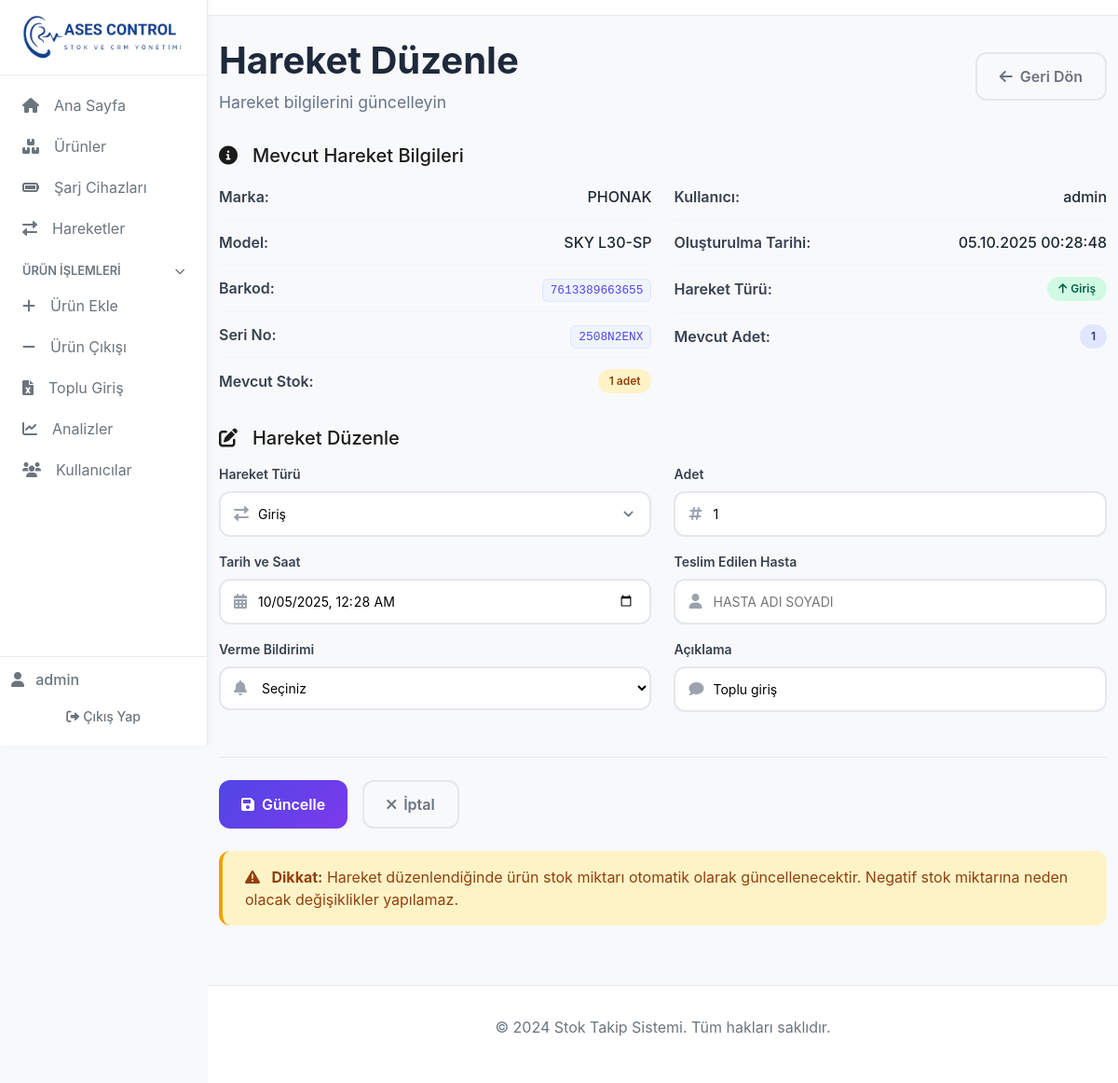
/edit_movement/1 (signed in), run on the app's committed database.
### app.py (models this page shows)
class User(UserMixin, db.Model):
    id = db.Column(db.Integer, primary_key=True)
    username = db.Column(db.String(80), unique=True, nullable=False)
    email = db.Column(db.String(120), unique=True, nullable=False)
    password_hash = db.Column(db.String(120), nullable=False)
    is_admin = db.Column(db.Boolean, default=False)
    created_at = db.Column(db.DateTime, default=datetime.now)

class Product(db.Model):
    id = db.Column(db.Integer, primary_key=True)
    marka = db.Column(db.String(100), nullable=False)
    model = db.Column(db.String(100), nullable=False)
    barkod = db.Column(db.String(100), nullable=False)
    seri_no = db.Column(db.String(100), unique=True, nullable=False)
    adet = db.Column(db.Integer, default=0)
    created_at = db.Column(db.DateTime, default=datetime.now)

class Movement(db.Model):
    id = db.Column(db.Integer, primary_key=True)
    product_id = db.Column(db.Integer, db.ForeignKey('product.id'), nullable=False)
    user_id = db.Column(db.Integer, db.ForeignKey('user.id'), nullable=False)
    movement_type = db.Column(db.String(20), nullable=False)  # 'giris' or 'cikis'
    adet = db.Column(db.Integer, nullable=False)
    aciklama = db.Column(db.Text)
    hasta_adi = db.Column(db.String(200))  # Teslim edilen hasta adı soyadı
    verme_bildirimi = db.Column(db.String(20))  # 'verildi' or 'verilmedi'
    tarih = db.Column(db.DateTime, default=datetime.now)
    product = db.relationship('Product', backref=db.backref('movements', lazy=True))
    user = db.relationship('User', backref=db.backref('movements', lazy=True))

### app.py (the view, shortened to what this page needs)
@app.route('/edit_movement/<int:movement_id>', methods=['GET', 'POST'])
@login_required
def edit_movement(movement_id):
    movement = Movement.query.get_or_404(movement_id)
    return render_template('edit_movement.html', movement=movement)

### app.py (called while the page is built)
@login_manager.user_loader
def load_user(user_id):
    return User.query.get(int(user_id))

### templates/edit_movement.html (shortened to what this page needs)
{% extends "base.html" %}
{% block content %}
<div class="edit-movement-header">
    <div class="d-flex justify-content-between align-items-center mb-4">
        <div>
            <h1 class="edit-movement-title">Hareket Düzenle</h1>
            <p class="edit-movement-subtitle">Hareket bilgilerini güncelleyin</p>
        </div>
        <div class="edit-movement-actions">
            <a href="{{ url_for('movements') }}" class="btn-modern btn-outline">
                <i class="fas fa-arrow-left me-2"></i>Geri Dön
            </a>
        </div>
    </div>
</div>
<div class="modern-card mb-4">
    <div class="card-header-modern">
        <h5 class="card-title-modern">
            <i class="fas fa-info-circle me-3"></i>Mevcut Hareket Bilgileri
        </h5>
    </div>
    <div class="card-body-modern">
        <div class="row">
            <div class="col-md-6">
                <div class="info-item">
                    <label class="info-label">Marka:</label>
                    <span class="info-value">{{ movement.product.marka }}</span>
                </div>
                <div class="info-item">
                    <label class="info-label">Model:</label>
                    <span class="info-value">{{ movement.product.model }}</span>
                </div>
                <div class="info-item">
                    <label class="info-label">Barkod:</label>
                    <span class="info-value">
                        <code class="product-code">{{ movement.product.barkod }}</code>
                    </span>
                </div>
                <div class="info-item">
                    <label class="info-label">Seri No:</label>
                    <span class="info-value">
                        <code class="product-code">{{ movement.product.seri_no }}</code>
                    </span>
                </div>
                <div class="info-item">
                    <label class="info-label">Mevcut Stok:</label>
                    <span class="info-value badge-modern {% if movement.product.adet > 10 %}success{% elif movement.product.adet > 0 %}warning{% else %}danger{% endif %}">
                        {{ movement.product.adet }} adet
                    </span>
                </div>
            </div>
            <div class="col-md-6">
                <div class="info-item">
                    <label class="info-label">Kullanıcı:</label>
                    <span class="info-value">{{ movement.user.username }}</span>
                </div>
                <div class="info-item">
                    <label class="info-label">Oluşturulma Tarihi:</label>
                    <span class="info-value">{{ movement.tarih.strftime('%d.%m.%Y %H:%M:%S') }}</span>
                </div>
                <div class="info-item">
                    <label class="info-label">Hareket Türü:</label>
                    <span class="info-value badge-modern {% if movement.movement_type == 'giris' %}success{% else %}danger{% endif %}">
                        {% if movement.movement_type == 'giris' %}
                            <i class="fas fa-arrow-up me-1"></i>Giriş
                        {% else %}
                            <i class="fas fa-arrow-down me-1"></i>Çıkış
                        {% endif %}
                    </span>
                </div>
                <div class="info-item">
                    <label class="info-label">Mevcut Adet:</label>
                    <span class="info-value badge-modern primary">{{ movement.adet }}</span>
                </div>
            </div>
        </div>
    </div>
</div>
<div class="modern-card">
    <div class="card-header-modern">
        <h5 class="card-title-modern">
            <i class="fas fa-edit me-3"></i>Hareket Düzenle
        </h5>
    </div>
    <div class="card-body-modern">
        <form method="POST" class="edit-movement-form">
            <div class="row">
                <div class="col-md-6 mb-3">
                    <label for="movement_type" class="form-label-modern">Hareket Türü</label>
                    <div class="select-group-modern">
                        <i class="fas fa-exchange-alt select-icon"></i>
                        <select class="form-select-modern" id="movement_type" name="movement_type" required>
                            <option value="giris" {% if movement.movement_type == 'giris' %}selected{% endif %}>
                                <i class="fas fa-arrow-up me-2"></i>Giriş
                            </option>
                        </select>
                    </div>
                </div>
                <div class="col-md-6 mb-3">
                    <label for="adet" class="form-label-modern">Adet</label>
                    <div class="input-group-modern">
                        <i class="fas fa-hashtag input-icon"></i>
                        <input type="number" class="form-control-modern" id="adet" name="adet"
                               value="{{ movement.adet }}" min="1" required>
                    </div>
                </div>
            </div>
            <div class="row">
                <div class="col-md-6 mb-3">
                    <label for="tarih" class="form-label-modern">Tarih ve Saat</label>
                    <div class="input-group-modern">
                        <i class="fas fa-calendar-alt input-icon"></i>
                        <input type="datetime-local" class="form-control-modern" id="tarih" name="tarih"
                               value="{{ movement.tarih.strftime('%Y-%m-%dT%H:%M') }}" required>
                    </div>
                </div>
                <div class="col-md-6 mb-3">
                    <label for="hasta_adi" class="form-label-modern">Teslim Edilen Hasta</label>
                    <div class="input-group-modern">
                        <i class="fas fa-user input-icon"></i>
                        <input type="text" class="form-control-modern" id="hasta_adi" name="hasta_adi"
                               value="{{ movement.hasta_adi or '' }}" placeholder="Hasta adı soyadı" style="text-transform: uppercase;" oninput="this.value = this.value.toUpperCase()">
                    </div>
                </div>
            </div>
            <div class="row">
                <div class="col-md-6 mb-3">
                    <label for="verme_bildirimi" class="form-label-modern">Verme Bildirimi</label>
                    <div class="input-group-modern">
                        <i class="fas fa-bell input-icon"></i>
                        <select class="form-control-modern" id="verme_bildirimi" name="verme_bildirimi">
                            <option value="">Seçiniz</option>
                        </select>
                    </div>
                </div>
                <div class="col-md-6 mb-3">
                    <label for="aciklama" class="form-label-modern">Açıklama</label>
                    <div class="input-group-modern">
                        <i class="fas fa-comment input-icon"></i>
                        <input type="text" class="form-control-modern" id="aciklama" name="aciklama"
                               value="{{ movement.aciklama or '' }}" placeholder="Açıklama giriniz">
                    </div>
                </div>
            </div>
            <div class="form-actions">
                <button type="submit" class="btn-modern btn-primary">
                    <i class="fas fa-save me-2"></i>Güncelle
                </button>
                <a href="{{ url_for('movements') }}" class="btn-modern btn-outline">
                    <i class="fas fa-times me-2"></i>İptal
                </a>
            </div>
        </form>
    </div>
</div>
<div class="modern-card mt-4">
    <div class="card-body-modern">
        <div class="alert alert-warning">
            <i class="fas fa-exclamation-triangle me-2"></i>
            <strong>Dikkat:</strong> Hareket düzenlendiğinde ürün stok miktarı otomatik olarak güncellenecektir.
            Negatif stok miktarına neden olacak değişiklikler yapılamaz.
        </div>
    </div>
</div>
{% endblock %}

### templates/base.html (shortened to what this page needs)
<!DOCTYPE html>
<html lang="tr">
<head>
    <link href="https://cdn.jsdelivr.net/npm/bootstrap@5.3.0/dist/css/bootstrap.min.css" rel="stylesheet">
    <link href="https://cdnjs.cloudflare.com/ajax/libs/font-awesome/6.0.0/css/all.min.css" rel="stylesheet">
    <link href="https://cdn.jsdelivr.net/npm/chart.js@3.9.1/dist/chart.min.js" rel="stylesheet">
</head>
<body>
    <div class="app-layout">
        <aside class="sidebar" id="sidebar">
            <div class="sidebar-header">
                <a href="{{ url_for('index') }}" class="sidebar-brand">
                    <img src="{{ url_for('static', filename='ases-removebg-preview.png') }}" alt="Ases Logo">
                </a>
            </div>
            <nav class="sidebar-nav">
                <a class="sidebar-link" href="{{ url_for('index') }}">
                    <i class="fas fa-home me-2"></i>Ana Sayfa
                </a>
                <a class="sidebar-link" href="{{ url_for('products') }}">
                    <i class="fas fa-boxes me-2"></i>Ürünler
                </a>
                <a class="sidebar-link" href="{{ url_for('chargers') }}">
                    <i class="fas fa-battery-full me-2"></i>Şarj Cihazları
                </a>
                <a class="sidebar-link" href="{{ url_for('movements') }}">
                    <i class="fas fa-exchange-alt me-2"></i>Hareketler
                </a>
                <div class="sidebar-section" id="productSection">
                    <div class="sidebar-section-title">
                        <span>Ürün İşlemleri</span>
                        <i class="fas fa-chevron-down"></i>
                    </div>
                    <div class="sidebar-section-content">
                        <a class="sidebar-sublink" href="{{ url_for('add_product') }}">
                            <i class="fas fa-plus me-2"></i>Ürün Ekle
                        </a>
                        <a class="sidebar-sublink" href="{{ url_for('exit_product') }}">
                            <i class="fas fa-minus me-2"></i>Ürün Çıkışı
                        </a>
                        <a class="sidebar-sublink" href="{{ url_for('bulk_import') }}">
                            <i class="fas fa-file-excel me-2"></i>Toplu Giriş
                        </a>
                    </div>
                </div>
                <a class="sidebar-link" href="{{ url_for('analytics') }}">
                    <i class="fas fa-chart-line me-2"></i>Analizler
                </a>
                {% if current_user.is_admin %}
                <a class="sidebar-link" href="{{ url_for('users') }}">
                    <i class="fas fa-users me-2"></i>Kullanıcılar
                </a>
                {% endif %}
            </nav>
            <div class="sidebar-footer">
                <div class="sidebar-user">
                    <i class="fas fa-user me-2"></i>
                    <span>{{ current_user.username }}</span>
                </div>
                <a class="btn btn-sm btn-outline-secondary w-100 mt-2" href="{{ url_for('logout') }}">
                    <i class="fas fa-sign-out-alt me-1"></i>Çıkış Yap
                </a>
            </div>
        </aside>
        <div class="content">
            <div class="content-topbar">
            </div>
            <main class="container mt-3">
                {% block content %}{% endblock %}
            </main>
            <footer class="footer">
                <div class="container">
                    <p>&copy; 2024 Stok Takip Sistemi. Tüm hakları saklıdır.</p>
                </div>
            </footer>
        </div>
    </div>
</body>
</html>

### templates/base.html (style rules this page uses)
:root { --primary-color: #1a1a1a; --secondary-color: #6c757d; --success-color: #28a745; --warning-color: #ffc107; --danger-color: #dc3545; --info-color: #17a2b8; --light-bg: #f8f9fa; --white: #ffffff; --border-color: #e9ecef; --text-muted: #6c757d; }
body { background-color: var(--light-bg); font-family: -apple-system, BlinkMacSystemFont, 'Segoe UI', Roboto, 'Helvetica Neue', Arial, sans-serif; color: var(--primary-color); }
.app-layout { display: flex; min-height: 100vh; }
.sidebar { width: 260px; background: var(--white); border-right: 1px solid var(--border-color); box-shadow: 2px 0 8px rgba(0,0,0,0.04); display: flex; flex-direction: column; position: sticky; top: 0; height: 100vh; z-index: 1020; }
.sidebar-header { padding: 1rem; border-bottom: 1px solid var(--border-color); display: flex; justify-content: center; }
.sidebar-brand img { height: 48px; width: auto; }
.sidebar-nav { padding: 0.75rem; flex: 1 1 auto; overflow-y: auto; }
.sidebar-link, .sidebar-sublink { display: flex; align-items: center; gap: 0.5rem; padding: 0.5rem 0.75rem; border-radius: 8px; color: var(--secondary-color); text-decoration: none; margin-bottom: 0.25rem; }
.sidebar-section { margin-top: 0.5rem; }
.sidebar-section-title { font-size: 0.8rem; font-weight: 600; color: var(--text-muted); padding: 0.5rem 0.75rem; text-transform: uppercase; cursor: pointer; display: flex; justify-content: space-between; align-items: center; border-radius: 6px; transition: background 0.2s ease; }
.sidebar-section-title i { font-size: 0.7rem; transition: transform 0.2s ease; }
.sidebar-section-content { max-height: 500px; overflow: hidden; transition: max-height 0.3s ease; }
.sidebar-footer { padding: 0.75rem; border-top: 1px solid var(--border-color); }
.sidebar-user { color: var(--secondary-color); font-weight: 500; }
.content { flex: 1 1 auto; display: flex; flex-direction: column; }
.content-topbar { position: sticky; top: 0; background: var(--white); border-bottom: 1px solid var(--border-color); padding: 0.5rem; z-index: 1010; }
.btn { border-radius: 6px; font-weight: 500; padding: 0.5rem 1rem; border: 1px solid transparent; transition: all 0.2s ease; }
.btn-primary { background-color: var(--primary-color); border-color: var(--primary-color); }
.alert { border: 1px solid transparent; border-radius: 6px; border-left: 4px solid; }
.footer { background: var(--white); color: var(--text-muted); text-align: center; padding: 2rem 0; margin-top: 3rem; border-top: 1px solid var(--border-color); }

### data on the page
User: username "admin", user.username "admin"
Product: product.marka "PHONAK", product.model "SKY L30-SP", product.barkod "7613389663655", product.seri_no "2508N2ENX", product.adet "1"
Movement: tarih "05.10.2025 00:28:48", adet "1", movement_type "Giriş", tarih "10/05/2025 00:28", aciklama "Toplu giriş"
